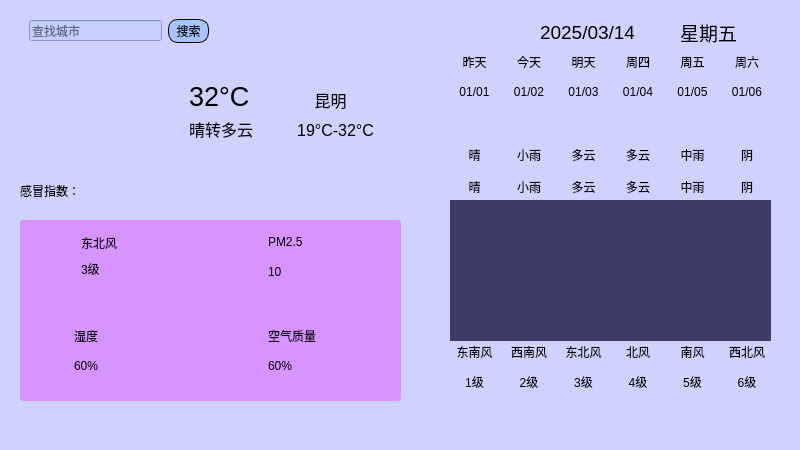
<?xml version="1.0" encoding="UTF-8"?>
<ui version="4.0">
 <class>MainWindow</class>
 <widget class="QMainWindow" name="MainWindow">
  <property name="geometry">
   <rect>
    <x>0</x>
    <y>0</y>
    <width>800</width>
    <height>450</height>
   </rect>
  </property>
  <property name="windowTitle">
   <string>MainWindow</string>
  </property>
  <property name="styleSheet">
   <string notr="true">background-color: rgb(207, 210, 255);</string>
  </property>
  <widget class="QWidget" name="centralwidget">
   <property name="styleSheet">
    <string notr="true">background-color: rgb(207, 210, 255);
</string>
   </property>
   <widget class="QWidget" name="widget10" native="true">
    <property name="geometry">
     <rect>
      <x>20</x>
      <y>220</y>
      <width>381</width>
      <height>181</height>
     </rect>
    </property>
    <property name="styleSheet">
     <string notr="true">background-color: rgb(215, 147, 255);
border-radius:4px;</string>
    </property>
    <layout class="QGridLayout" name="gridLayout">
     <item row="0" column="0">
      <widget class="QWidget" name="widget_FX" native="true">
       <widget class="QWidget" name="widget_FX2" native="true">
        <property name="geometry">
         <rect>
          <x>52</x>
          <y>1</y>
          <width>54</width>
          <height>54</height>
         </rect>
        </property>
        <widget class="QLabel" name="label_FX1">
         <property name="geometry">
          <rect>
           <x>9</x>
           <y>9</y>
           <width>51</width>
           <height>26</height>
          </rect>
         </property>
         <property name="text">
          <string>东北风</string>
         </property>
        </widget>
        <widget class="QLabel" name="label_FX2">
         <property name="geometry">
          <rect>
           <x>9</x>
           <y>40</y>
           <width>19</width>
           <height>16</height>
          </rect>
         </property>
         <property name="text">
          <string>3级</string>
         </property>
        </widget>
       </widget>
       <widget class="QLabel" name="label_FXico">
        <property name="geometry">
         <rect>
          <x>10</x>
          <y>10</y>
          <width>39</width>
          <height>43</height>
         </rect>
        </property>
        <property name="text">
         <string/>
        </property>
        <property name="pixmap">
         <pixmap resource="res.qrc">:/res/wind.png</pixmap>
        </property>
        <property name="scaledContents">
         <bool>true</bool>
        </property>
       </widget>
      </widget>
     </item>
     <item row="0" column="1">
      <widget class="QWidget" name="widget_PM" native="true">
       <widget class="QLabel" name="label_FXico_2">
        <property name="geometry">
         <rect>
          <x>9</x>
          <y>9</y>
          <width>39</width>
          <height>43</height>
         </rect>
        </property>
        <property name="text">
         <string/>
        </property>
        <property name="pixmap">
         <pixmap resource="res.qrc">:/res/PM25.png</pixmap>
        </property>
        <property name="scaledContents">
         <bool>true</bool>
        </property>
       </widget>
       <widget class="QWidget" name="widget_PM2" native="true">
        <property name="geometry">
         <rect>
          <x>54</x>
          <y>9</y>
          <width>61</width>
          <height>59</height>
         </rect>
        </property>
        <widget class="QLabel" name="label_PM1">
         <property name="geometry">
          <rect>
           <x>0</x>
           <y>0</y>
           <width>51</width>
           <height>26</height>
          </rect>
         </property>
         <property name="lineWidth">
          <number>2</number>
         </property>
         <property name="text">
          <string>PM2.5</string>
         </property>
        </widget>
        <widget class="QLabel" name="label_PM2">
         <property name="geometry">
          <rect>
           <x>0</x>
           <y>30</y>
           <width>51</width>
           <height>26</height>
          </rect>
         </property>
         <property name="text">
          <string>10</string>
         </property>
        </widget>
       </widget>
      </widget>
     </item>
     <item row="1" column="0">
      <widget class="QWidget" name="widget_SD" native="true">
       <widget class="QLabel" name="label_FXico_3">
        <property name="geometry">
         <rect>
          <x>10</x>
          <y>10</y>
          <width>39</width>
          <height>43</height>
         </rect>
        </property>
        <property name="text">
         <string/>
        </property>
        <property name="pixmap">
         <pixmap resource="res.qrc">:/res/shidu.png</pixmap>
        </property>
        <property name="scaledContents">
         <bool>true</bool>
        </property>
       </widget>
       <widget class="QWidget" name="widget_SD2" native="true">
        <property name="geometry">
         <rect>
          <x>54</x>
          <y>9</y>
          <width>61</width>
          <height>59</height>
         </rect>
        </property>
        <widget class="QLabel" name="label_SD1">
         <property name="geometry">
          <rect>
           <x>0</x>
           <y>0</y>
           <width>51</width>
           <height>26</height>
          </rect>
         </property>
         <property name="lineWidth">
          <number>2</number>
         </property>
         <property name="text">
          <string>湿度</string>
         </property>
        </widget>
        <widget class="QLabel" name="label_SD2">
         <property name="geometry">
          <rect>
           <x>0</x>
           <y>30</y>
           <width>51</width>
           <height>26</height>
          </rect>
         </property>
         <property name="text">
          <string>60%</string>
         </property>
        </widget>
       </widget>
      </widget>
     </item>
     <item row="1" column="1">
      <widget class="QWidget" name="widget_KQ" native="true">
       <widget class="QLabel" name="label_FXico_4">
        <property name="geometry">
         <rect>
          <x>10</x>
          <y>10</y>
          <width>39</width>
          <height>43</height>
         </rect>
        </property>
        <property name="text">
         <string/>
        </property>
        <property name="pixmap">
         <pixmap resource="res.qrc">:/res/air.png</pixmap>
        </property>
        <property name="scaledContents">
         <bool>true</bool>
        </property>
       </widget>
       <widget class="QWidget" name="widget_KQ2" native="true">
        <property name="geometry">
         <rect>
          <x>54</x>
          <y>9</y>
          <width>61</width>
          <height>59</height>
         </rect>
        </property>
        <widget class="QLabel" name="label_KQ1">
         <property name="geometry">
          <rect>
           <x>0</x>
           <y>0</y>
           <width>51</width>
           <height>26</height>
          </rect>
         </property>
         <property name="lineWidth">
          <number>2</number>
         </property>
         <property name="text">
          <string>空气质量</string>
         </property>
        </widget>
        <widget class="QLabel" name="label_KQ2">
         <property name="geometry">
          <rect>
           <x>0</x>
           <y>30</y>
           <width>51</width>
           <height>26</height>
          </rect>
         </property>
         <property name="text">
          <string>60%</string>
         </property>
        </widget>
       </widget>
      </widget>
     </item>
    </layout>
   </widget>
   <widget class="QWidget" name="widget_GM" native="true">
    <property name="geometry">
     <rect>
      <x>20</x>
      <y>170</y>
      <width>381</width>
      <height>41</height>
     </rect>
    </property>
    <layout class="QHBoxLayout" name="horizontalLayout">
     <item>
      <widget class="QLabel" name="label_GM">
       <property name="text">
        <string>感冒指数：</string>
       </property>
       <property name="alignment">
        <set>Qt::AlignmentFlag::AlignLeading|Qt::AlignmentFlag::AlignLeft|Qt::AlignmentFlag::AlignVCenter</set>
       </property>
      </widget>
     </item>
    </layout>
   </widget>
   <widget class="QWidget" name="widget_date" native="true">
    <property name="geometry">
     <rect>
      <x>450</x>
      <y>50</y>
      <width>321</width>
      <height>54</height>
     </rect>
    </property>
    <layout class="QGridLayout" name="gridLayout_2">
     <item row="0" column="0">
      <widget class="QLabel" name="label_week0">
       <property name="text">
        <string>昨天</string>
       </property>
       <property name="alignment">
        <set>Qt::AlignmentFlag::AlignCenter</set>
       </property>
      </widget>
     </item>
     <item row="0" column="1">
      <widget class="QLabel" name="label_week1">
       <property name="text">
        <string>今天</string>
       </property>
       <property name="alignment">
        <set>Qt::AlignmentFlag::AlignCenter</set>
       </property>
      </widget>
     </item>
     <item row="0" column="2">
      <widget class="QLabel" name="label_week2">
       <property name="text">
        <string>明天</string>
       </property>
       <property name="alignment">
        <set>Qt::AlignmentFlag::AlignCenter</set>
       </property>
      </widget>
     </item>
     <item row="0" column="3">
      <widget class="QLabel" name="label_week3">
       <property name="text">
        <string>周四</string>
       </property>
       <property name="alignment">
        <set>Qt::AlignmentFlag::AlignCenter</set>
       </property>
      </widget>
     </item>
     <item row="0" column="4">
      <widget class="QLabel" name="label_week4">
       <property name="text">
        <string>周五</string>
       </property>
       <property name="alignment">
        <set>Qt::AlignmentFlag::AlignCenter</set>
       </property>
      </widget>
     </item>
     <item row="0" column="5">
      <widget class="QLabel" name="label_week5">
       <property name="text">
        <string>周六</string>
       </property>
       <property name="alignment">
        <set>Qt::AlignmentFlag::AlignCenter</set>
       </property>
      </widget>
     </item>
     <item row="1" column="0">
      <widget class="QLabel" name="label_date0">
       <property name="text">
        <string>01/01</string>
       </property>
       <property name="alignment">
        <set>Qt::AlignmentFlag::AlignCenter</set>
       </property>
      </widget>
     </item>
     <item row="1" column="1">
      <widget class="QLabel" name="label_date1">
       <property name="text">
        <string>01/02</string>
       </property>
       <property name="alignment">
        <set>Qt::AlignmentFlag::AlignCenter</set>
       </property>
      </widget>
     </item>
     <item row="1" column="2">
      <widget class="QLabel" name="label_date2">
       <property name="text">
        <string>01/03</string>
       </property>
       <property name="alignment">
        <set>Qt::AlignmentFlag::AlignCenter</set>
       </property>
      </widget>
     </item>
     <item row="1" column="3">
      <widget class="QLabel" name="label_date3">
       <property name="text">
        <string>01/04</string>
       </property>
       <property name="alignment">
        <set>Qt::AlignmentFlag::AlignCenter</set>
       </property>
      </widget>
     </item>
     <item row="1" column="4">
      <widget class="QLabel" name="label_date4">
       <property name="text">
        <string>01/05</string>
       </property>
       <property name="alignment">
        <set>Qt::AlignmentFlag::AlignCenter</set>
       </property>
      </widget>
     </item>
     <item row="1" column="5">
      <widget class="QLabel" name="label_date5">
       <property name="text">
        <string>01/06</string>
       </property>
       <property name="alignment">
        <set>Qt::AlignmentFlag::AlignCenter</set>
       </property>
      </widget>
     </item>
    </layout>
   </widget>
   <widget class="QWidget" name="widget_type" native="true">
    <property name="geometry">
     <rect>
      <x>450</x>
      <y>100</y>
      <width>321</width>
      <height>71</height>
     </rect>
    </property>
    <layout class="QGridLayout" name="gridLayout_3">
     <item row="0" column="0">
      <widget class="QLabel" name="label_typeIco0">
       <property name="text">
        <string/>
       </property>
       <property name="pixmap">
        <pixmap resource="res.qrc">:/res/qing.png</pixmap>
       </property>
       <property name="scaledContents">
        <bool>true</bool>
       </property>
      </widget>
     </item>
     <item row="0" column="1">
      <widget class="QLabel" name="label_typeIco1">
       <property name="text">
        <string/>
       </property>
       <property name="pixmap">
        <pixmap resource="res.qrc">:/res/xiaoyu.png</pixmap>
       </property>
       <property name="scaledContents">
        <bool>true</bool>
       </property>
      </widget>
     </item>
     <item row="0" column="2">
      <widget class="QLabel" name="label_typeIco2">
       <property name="text">
        <string/>
       </property>
       <property name="pixmap">
        <pixmap resource="res.qrc">:/res/duoyun.png</pixmap>
       </property>
       <property name="scaledContents">
        <bool>true</bool>
       </property>
      </widget>
     </item>
     <item row="0" column="3">
      <widget class="QLabel" name="label_typeIco3">
       <property name="text">
        <string/>
       </property>
       <property name="pixmap">
        <pixmap resource="res.qrc">:/res/duoyun.png</pixmap>
       </property>
       <property name="scaledContents">
        <bool>true</bool>
       </property>
      </widget>
     </item>
     <item row="0" column="4">
      <widget class="QLabel" name="label_typeIco4">
       <property name="text">
        <string/>
       </property>
       <property name="pixmap">
        <pixmap resource="res.qrc">:/res/zhongyu.png</pixmap>
       </property>
       <property name="scaledContents">
        <bool>true</bool>
       </property>
      </widget>
     </item>
     <item row="0" column="5">
      <widget class="QLabel" name="label_typeIco5">
       <property name="text">
        <string/>
       </property>
       <property name="pixmap">
        <pixmap resource="res.qrc">:/res/yin.png</pixmap>
       </property>
       <property name="scaledContents">
        <bool>true</bool>
       </property>
      </widget>
     </item>
     <item row="1" column="0">
      <widget class="QLabel" name="label_type0">
       <property name="text">
        <string>晴</string>
       </property>
       <property name="alignment">
        <set>Qt::AlignmentFlag::AlignCenter</set>
       </property>
      </widget>
     </item>
     <item row="1" column="1">
      <widget class="QLabel" name="label_type1">
       <property name="text">
        <string>小雨</string>
       </property>
       <property name="alignment">
        <set>Qt::AlignmentFlag::AlignCenter</set>
       </property>
      </widget>
     </item>
     <item row="1" column="2">
      <widget class="QLabel" name="label_type2">
       <property name="text">
        <string>多云</string>
       </property>
       <property name="alignment">
        <set>Qt::AlignmentFlag::AlignCenter</set>
       </property>
      </widget>
     </item>
     <item row="1" column="3">
      <widget class="QLabel" name="label_type3">
       <property name="text">
        <string>多云</string>
       </property>
       <property name="alignment">
        <set>Qt::AlignmentFlag::AlignCenter</set>
       </property>
      </widget>
     </item>
     <item row="1" column="4">
      <widget class="QLabel" name="label_type4">
       <property name="text">
        <string>中雨</string>
       </property>
       <property name="alignment">
        <set>Qt::AlignmentFlag::AlignCenter</set>
       </property>
      </widget>
     </item>
     <item row="1" column="5">
      <widget class="QLabel" name="label_type5">
       <property name="text">
        <string>阴</string>
       </property>
       <property name="alignment">
        <set>Qt::AlignmentFlag::AlignCenter</set>
       </property>
      </widget>
     </item>
    </layout>
   </widget>
   <widget class="QWidget" name="widget_quality" native="true">
    <property name="geometry">
     <rect>
      <x>450</x>
      <y>170</y>
      <width>321</width>
      <height>33</height>
     </rect>
    </property>
    <layout class="QGridLayout" name="gridLayout_4">
     <item row="0" column="0">
      <widget class="QLabel" name="label_quality0">
       <property name="text">
        <string>晴</string>
       </property>
       <property name="alignment">
        <set>Qt::AlignmentFlag::AlignCenter</set>
       </property>
      </widget>
     </item>
     <item row="0" column="1">
      <widget class="QLabel" name="label_quality1">
       <property name="text">
        <string>小雨</string>
       </property>
       <property name="alignment">
        <set>Qt::AlignmentFlag::AlignCenter</set>
       </property>
      </widget>
     </item>
     <item row="0" column="2">
      <widget class="QLabel" name="label_quality2">
       <property name="text">
        <string>多云</string>
       </property>
       <property name="alignment">
        <set>Qt::AlignmentFlag::AlignCenter</set>
       </property>
      </widget>
     </item>
     <item row="0" column="3">
      <widget class="QLabel" name="label_quality3">
       <property name="text">
        <string>多云</string>
       </property>
       <property name="alignment">
        <set>Qt::AlignmentFlag::AlignCenter</set>
       </property>
      </widget>
     </item>
     <item row="0" column="4">
      <widget class="QLabel" name="label_quality4">
       <property name="text">
        <string>中雨</string>
       </property>
       <property name="alignment">
        <set>Qt::AlignmentFlag::AlignCenter</set>
       </property>
      </widget>
     </item>
     <item row="0" column="5">
      <widget class="QLabel" name="label_quality5">
       <property name="text">
        <string>阴</string>
       </property>
       <property name="alignment">
        <set>Qt::AlignmentFlag::AlignCenter</set>
       </property>
      </widget>
     </item>
    </layout>
   </widget>
   <widget class="QWidget" name="widget_FJ" native="true">
    <property name="geometry">
     <rect>
      <x>450</x>
      <y>340</y>
      <width>321</width>
      <height>54</height>
     </rect>
    </property>
    <layout class="QGridLayout" name="gridLayout_5">
     <item row="0" column="0">
      <widget class="QLabel" name="label_fx11">
       <property name="text">
        <string>东南风</string>
       </property>
       <property name="alignment">
        <set>Qt::AlignmentFlag::AlignCenter</set>
       </property>
      </widget>
     </item>
     <item row="0" column="1">
      <widget class="QLabel" name="label_fx12">
       <property name="text">
        <string>西南风</string>
       </property>
       <property name="alignment">
        <set>Qt::AlignmentFlag::AlignCenter</set>
       </property>
      </widget>
     </item>
     <item row="0" column="2">
      <widget class="QLabel" name="label_fx13">
       <property name="text">
        <string>东北风</string>
       </property>
       <property name="alignment">
        <set>Qt::AlignmentFlag::AlignCenter</set>
       </property>
      </widget>
     </item>
     <item row="0" column="3">
      <widget class="QLabel" name="label_fx14">
       <property name="text">
        <string>北风</string>
       </property>
       <property name="alignment">
        <set>Qt::AlignmentFlag::AlignCenter</set>
       </property>
      </widget>
     </item>
     <item row="0" column="4">
      <widget class="QLabel" name="label_fx15">
       <property name="text">
        <string>南风</string>
       </property>
       <property name="alignment">
        <set>Qt::AlignmentFlag::AlignCenter</set>
       </property>
      </widget>
     </item>
     <item row="0" column="5">
      <widget class="QLabel" name="label_fx16">
       <property name="text">
        <string>西北风</string>
       </property>
       <property name="alignment">
        <set>Qt::AlignmentFlag::AlignCenter</set>
       </property>
      </widget>
     </item>
     <item row="1" column="0">
      <widget class="QLabel" name="label_fx21">
       <property name="text">
        <string>1级</string>
       </property>
       <property name="alignment">
        <set>Qt::AlignmentFlag::AlignCenter</set>
       </property>
      </widget>
     </item>
     <item row="1" column="1">
      <widget class="QLabel" name="label_fx22">
       <property name="text">
        <string>2级</string>
       </property>
       <property name="alignment">
        <set>Qt::AlignmentFlag::AlignCenter</set>
       </property>
      </widget>
     </item>
     <item row="1" column="2">
      <widget class="QLabel" name="label_fx23">
       <property name="text">
        <string>3级</string>
       </property>
       <property name="alignment">
        <set>Qt::AlignmentFlag::AlignCenter</set>
       </property>
      </widget>
     </item>
     <item row="1" column="3">
      <widget class="QLabel" name="label_fx24">
       <property name="text">
        <string>4级</string>
       </property>
       <property name="alignment">
        <set>Qt::AlignmentFlag::AlignCenter</set>
       </property>
      </widget>
     </item>
     <item row="1" column="4">
      <widget class="QLabel" name="label_fx25">
       <property name="text">
        <string>5级</string>
       </property>
       <property name="alignment">
        <set>Qt::AlignmentFlag::AlignCenter</set>
       </property>
      </widget>
     </item>
     <item row="1" column="5">
      <widget class="QLabel" name="label_fx26">
       <property name="text">
        <string>6级</string>
       </property>
       <property name="alignment">
        <set>Qt::AlignmentFlag::AlignCenter</set>
       </property>
      </widget>
     </item>
    </layout>
   </widget>
   <widget class="QWidget" name="widget_templine" native="true">
    <property name="geometry">
     <rect>
      <x>450</x>
      <y>200</y>
      <width>321</width>
      <height>141</height>
     </rect>
    </property>
    <property name="styleSheet">
     <string notr="true">background-color: rgb(60, 60,100);
</string>
    </property>
    <widget class="QLabel" name="label_highCurv">
     <property name="geometry">
      <rect>
       <x>9</x>
       <y>9</y>
       <width>301</width>
       <height>121</height>
      </rect>
     </property>
     <property name="styleSheet">
      <string notr="true"/>
     </property>
     <property name="lineWidth">
      <number>2</number>
     </property>
     <property name="text">
      <string/>
     </property>
    </widget>
   </widget>
   <widget class="QWidget" name="widget_3" native="true">
    <property name="geometry">
     <rect>
      <x>210</x>
      <y>10</y>
      <width>211</width>
      <height>41</height>
     </rect>
    </property>
   </widget>
   <widget class="QWidget" name="widget_top" native="true">
    <property name="geometry">
     <rect>
      <x>20</x>
      <y>10</y>
      <width>751</width>
      <height>42</height>
     </rect>
    </property>
    <widget class="QPushButton" name="btn_Search">
     <property name="geometry">
      <rect>
       <x>148</x>
       <y>9</y>
       <width>41</width>
       <height>24</height>
      </rect>
     </property>
     <property name="styleSheet">
      <string notr="true">background-color: rgb(166, 197, 255);
color: #000000;
 border: 1px solid #000000;
 border-radius: 10px;    
</string>
     </property>
     <property name="text">
      <string>搜索</string>
     </property>
     <property name="iconSize">
      <size>
       <width>20</width>
       <height>20</height>
      </size>
     </property>
    </widget>
    <widget class="QLineEdit" name="lineEdit_city">
     <property name="geometry">
      <rect>
       <x>9</x>
       <y>10</y>
       <width>133</width>
       <height>21</height>
      </rect>
     </property>
     <property name="styleSheet">
      <string notr="true">background-color: rgb(196, 207, 255);</string>
     </property>
     <property name="inputMask">
      <string/>
     </property>
     <property name="text">
      <string/>
     </property>
     <property name="placeholderText">
      <string>查找城市</string>
     </property>
    </widget>
    <widget class="QLabel" name="label_week6">
     <property name="geometry">
      <rect>
       <x>660</x>
       <y>10</y>
       <width>57</width>
       <height>24</height>
      </rect>
     </property>
     <property name="font">
      <font>
       <pointsize>14</pointsize>
      </font>
     </property>
     <property name="text">
      <string>星期五</string>
     </property>
    </widget>
    <widget class="QLabel" name="label_date6">
     <property name="geometry">
      <rect>
       <x>520</x>
       <y>10</y>
       <width>104</width>
       <height>24</height>
      </rect>
     </property>
     <property name="font">
      <font>
       <pointsize>14</pointsize>
      </font>
     </property>
     <property name="text">
      <string>2025/03/14</string>
     </property>
    </widget>
   </widget>
   <widget class="QWidget" name="widget_cityWeather" native="true">
    <property name="geometry">
     <rect>
      <x>20</x>
      <y>60</y>
      <width>381</width>
      <height>101</height>
     </rect>
    </property>
    <widget class="QLabel" name="label_typeIco6">
     <property name="geometry">
      <rect>
       <x>20</x>
       <y>20</y>
       <width>91</width>
       <height>71</height>
      </rect>
     </property>
     <property name="text">
      <string/>
     </property>
     <property name="pixmap">
      <pixmap resource="res.qrc">:/res/qing.png</pixmap>
     </property>
     <property name="scaledContents">
      <bool>true</bool>
     </property>
    </widget>
    <widget class="QWidget" name="widget_cityWeather1" native="true">
     <property name="geometry">
      <rect>
       <x>160</x>
       <y>10</y>
       <width>221</width>
       <height>81</height>
      </rect>
     </property>
     <widget class="QLabel" name="label_temp">
      <property name="geometry">
       <rect>
        <x>9</x>
        <y>9</y>
        <width>61</width>
        <height>34</height>
       </rect>
      </property>
      <property name="font">
       <font>
        <pointsize>20</pointsize>
       </font>
      </property>
      <property name="text">
       <string>32°C</string>
      </property>
     </widget>
     <widget class="QLabel" name="label_city">
      <property name="geometry">
       <rect>
        <x>90</x>
        <y>20</y>
        <width>121</width>
        <height>20</height>
       </rect>
      </property>
      <property name="font">
       <font>
        <pointsize>12</pointsize>
       </font>
      </property>
      <property name="text">
       <string>昆明</string>
      </property>
      <property name="alignment">
       <set>Qt::AlignmentFlag::AlignCenter</set>
      </property>
     </widget>
     <widget class="QLabel" name="label_type6">
      <property name="geometry">
       <rect>
        <x>9</x>
        <y>49</y>
        <width>81</width>
        <height>20</height>
       </rect>
      </property>
      <property name="font">
       <font>
        <pointsize>12</pointsize>
       </font>
      </property>
      <property name="text">
       <string>晴转多云</string>
      </property>
     </widget>
     <widget class="QLabel" name="label_tempScale">
      <property name="geometry">
       <rect>
        <x>110</x>
        <y>50</y>
        <width>91</width>
        <height>20</height>
       </rect>
      </property>
      <property name="font">
       <font>
        <pointsize>12</pointsize>
       </font>
      </property>
      <property name="text">
       <string>19°C-32°C</string>
      </property>
      <property name="alignment">
       <set>Qt::AlignmentFlag::AlignCenter</set>
      </property>
     </widget>
    </widget>
   </widget>
  </widget>
  <widget class="QMenuBar" name="menubar">
   <property name="geometry">
    <rect>
     <x>0</x>
     <y>0</y>
     <width>800</width>
     <height>21</height>
    </rect>
   </property>
  </widget>
  <widget class="QStatusBar" name="statusbar"/>
 </widget>
 <resources>
  <include location="res.qrc"/>
 </resources>
 <connections/>
</ui>
